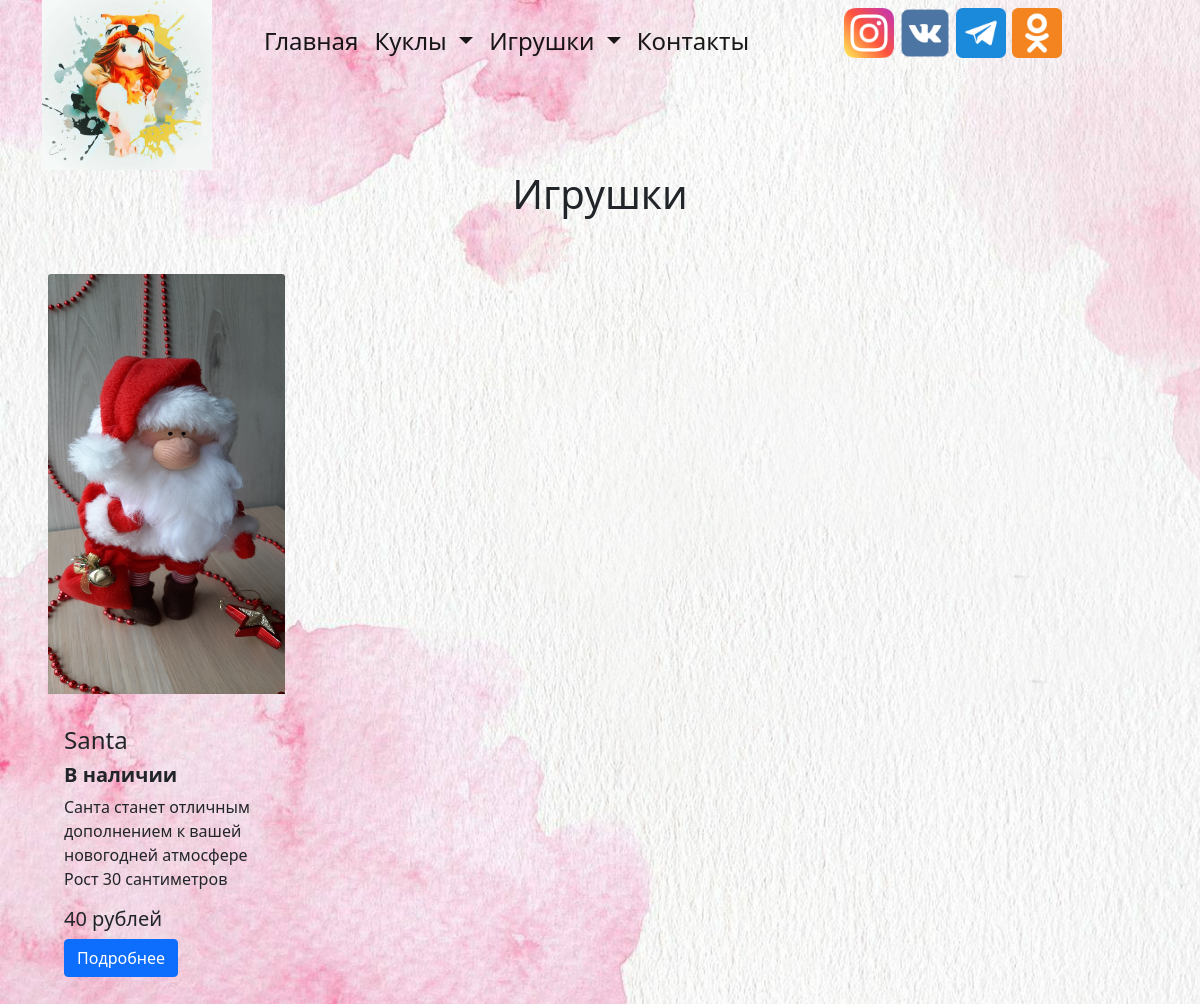
/dolls/toys_list, run on the app's committed database.
### dolls/models.py (models this page shows, shortened)
class Toys(models.Model):
    name = models.CharField(max_length=50)
    available = models.CharField(max_length=30)
    description = models.TextField()
    price = models.CharField(max_length=20)
    image = models.FileField(upload_to='static/img/')

### dolls/views.py (the view)
# urls.py: path('toys_list', views.toys_list, name='toys_list'),
def toys_list(request):
    toys = Toys.objects.all()
    context = {
        'toys': toys
    }
    return render(request, 'toys_list.html', context)

### dolls/templates/toys_list.html
{% extends "base.html" %}
{% load static %}
{% block page_content %}
<h1 align="middle">Игрушки</h1>
<div class="row p-5 container">
{% for toy in toys %}
    <div class="col-md-3">
        <div class="card-mb-2">
            <p><a href="{% url 'toy_detail' toy.pk %}"> <img class="card-img-top"
                                                                        src="../{{ toy.image }}" height="420"></a></p>
            <div class="card-body">
                <h4 class="card-title">{{ toy.name }}</h4>
                <h5 class="card-text"><b>{{ toy.available }}</b></h5>
                <p class="card-text">{{ toy.description }}</p>
                <h5 class="card-title">{{ toy.price }}</h5>
                <a href="{% url 'toy_detail' toy.pk %}" class="btn btn-primary">Подробнее</a>
            </div>
        </div>
    </div>
    {% endfor %}
</div>
{% endblock %}

### templates/base.html (style rules this page uses)
body { background-size: cover; background-repeat: no-repeat; background-attachment: fixed }
a { text-decoration: none; }

### data on the page
Toys: image (picture), name "Santa", available "В наличии", description "Санта станет отличным дополнением к вашей новогодней атмосфере Рост 30 сантиметров", price "40 рублей"
